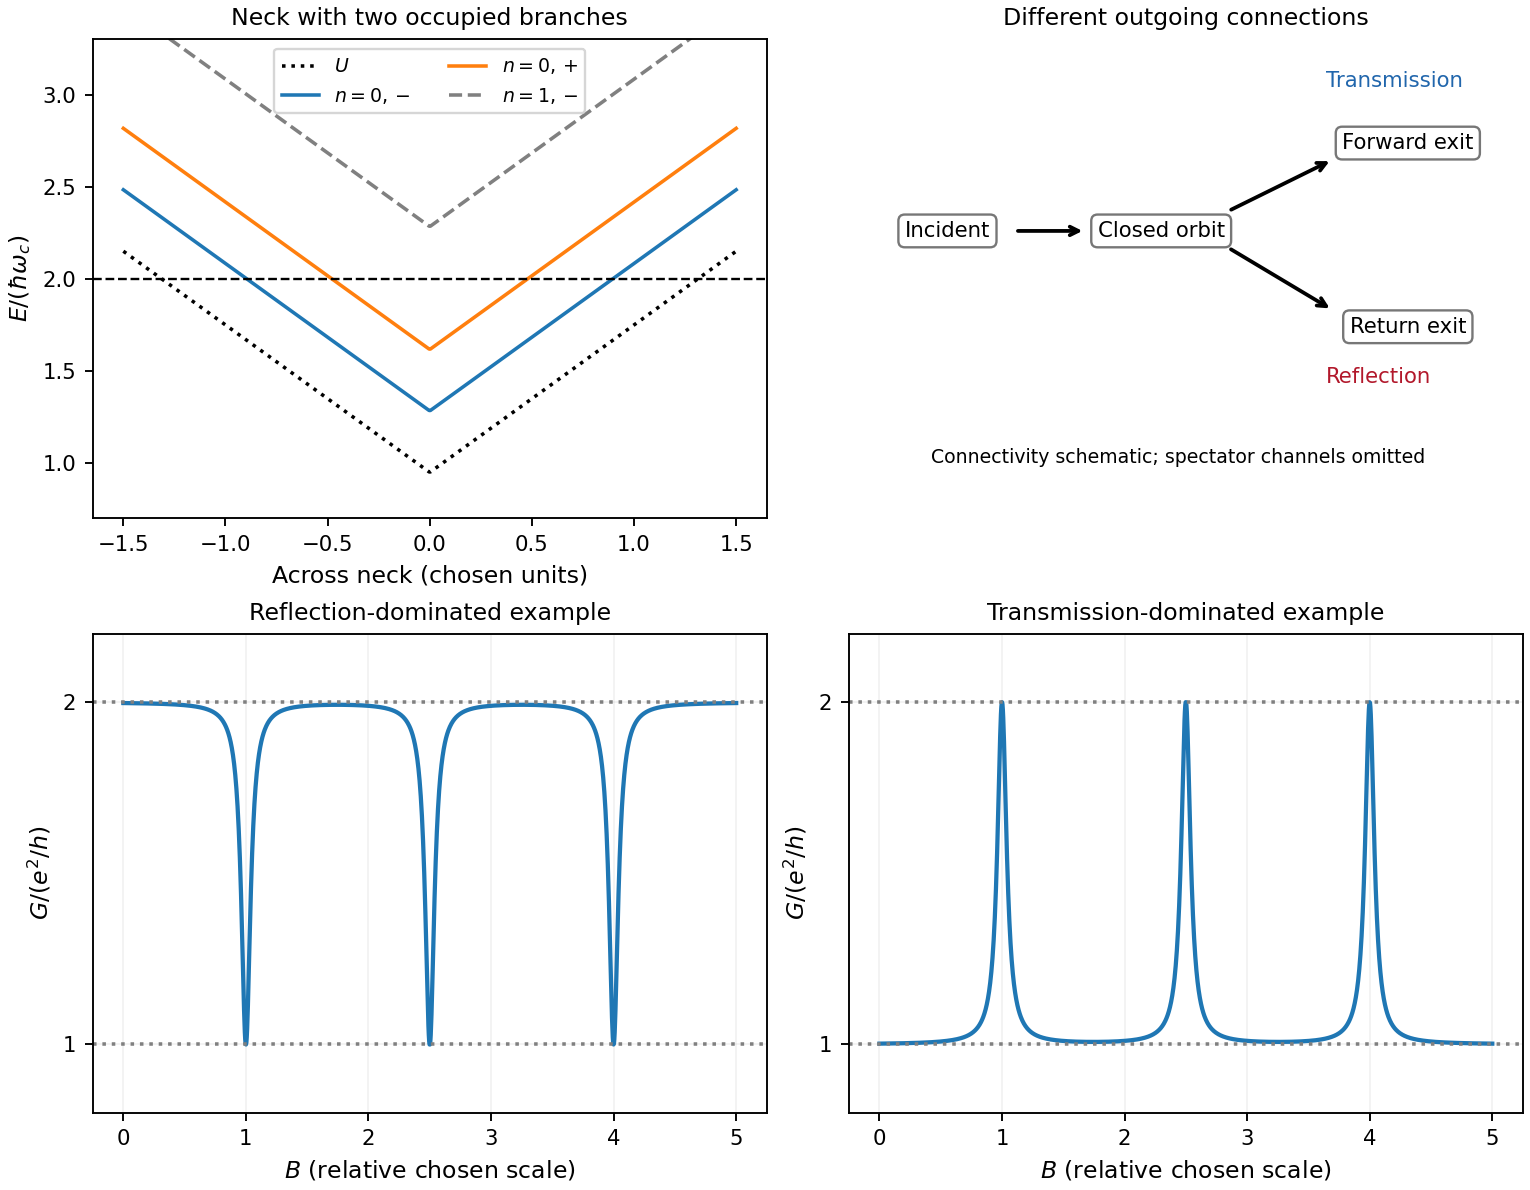

Reproduce this figure in Python.
"""Original explanatory model; output is a basename in the working directory."""
import numpy as np
import matplotlib.pyplot as plt
from matplotlib.patches import Circle, Rectangle, FancyArrowPatch
plt.rcParams.update({'font.size':9,'axes.titlesize':10,'axes.labelsize':10})

fig,axs=plt.subplots(2,2,figsize=(9,7),layout='constrained');yy=np.linspace(-1.5,1.5,500);U=.95+.8*abs(yy)
ax=axs[0,0];ax.plot(yy,U,ls=':',color='black',label=r'$U$');ax.plot(yy,U+1/3,label=r'$n=0,-$');ax.plot(yy,U+2/3,label=r'$n=0,+$');ax.plot(yy,U+4/3,ls='--',color='grey',label=r'$n=1,-$');ax.axhline(2,color='black',ls='--',lw=1);ax.set(xlabel='Across neck (chosen units)',ylabel=r'$E/(\hbar\omega_c)$',ylim=(.7,3.3),title='Neck with two occupied branches');ax.legend(fontsize=8,ncol=2)
ax=axs[0,1]
for x,y,t in [(0,1,'Incident'),(1.3,1,'Closed orbit'),(2.8,1.55,'Forward exit'),(2.8,.4,'Return exit')]:ax.text(x,y,t,ha='center',va='center',bbox={'boxstyle':'round','fc':'white','ec':'#777777'})
for a,b in [((.4,1),(.85,1)),((1.7,1.12),(2.35,1.45)),((1.7,.9),(2.35,.5))]:ax.annotate('',xy=b,xytext=a,arrowprops={'arrowstyle':'->','lw':1.6})
ax.text(2.3,1.9,'Transmission',color='#2166ac');ax.text(2.3,.05,'Reflection',color='#b2182b');ax.text(1.4,-.45,'Connectivity schematic; spectator channels omitted',ha='center',fontsize=8);ax.set(xlim=(-.6,3.5),ylim=(-.8,2.2),title='Different outgoing connections');ax.axis('off')
x=np.linspace(0,5,1600);res=sum(.045**2/((x-x0)**2+.045**2) for x0 in [1,2.5,4]);res=np.clip(res,0,1)
for ax,gg,title in [(axs[1,0],2-res,'Reflection-dominated example'),(axs[1,1],1+res,'Transmission-dominated example')]:
 ax.plot(x,gg,lw=1.8);ax.axhline(1,color='grey',ls=':');ax.axhline(2,color='grey',ls=':');ax.set(xlabel=r'$B$ (relative chosen scale)',ylabel=r'$G/(e^2/h)$',ylim=(.8,2.2),yticks=[1,2],title=title);ax.grid(alpha=.15)
fig.savefig('paper-1-antidot-resonances.png',dpi=170,facecolor='white');plt.close(fig)
